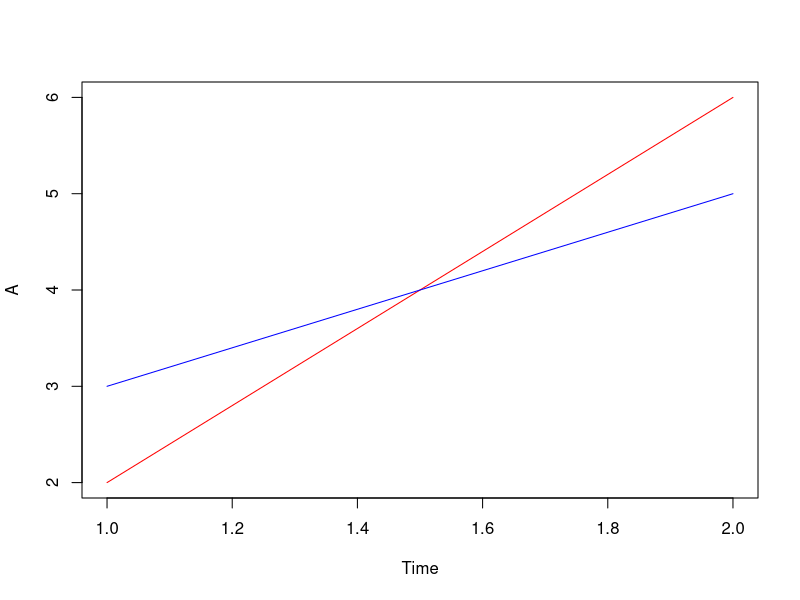
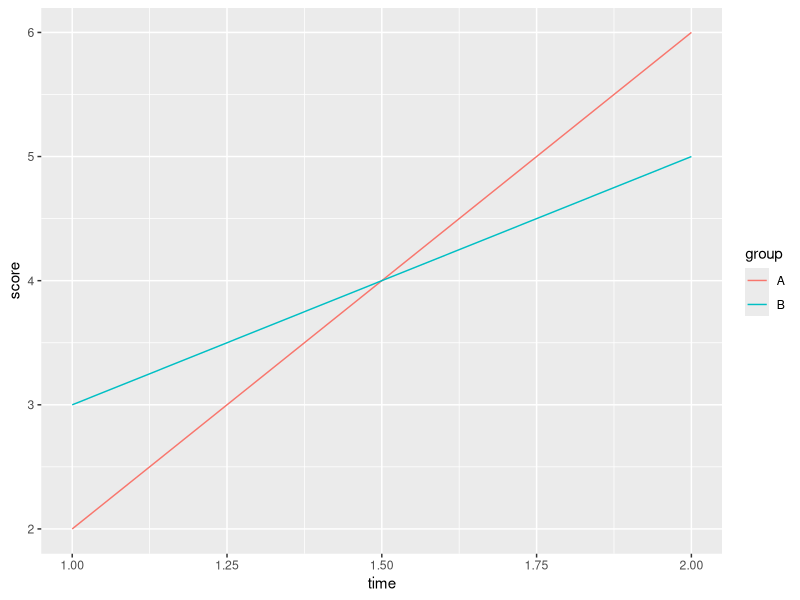
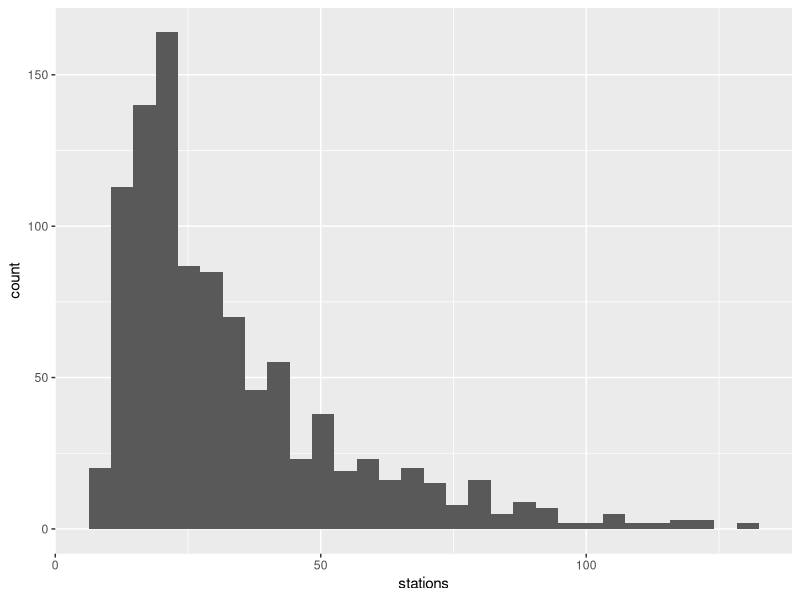
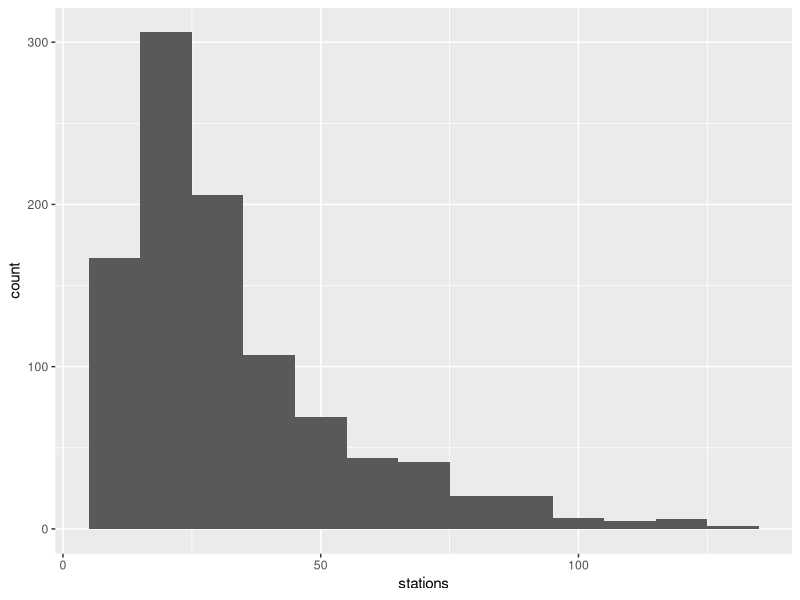
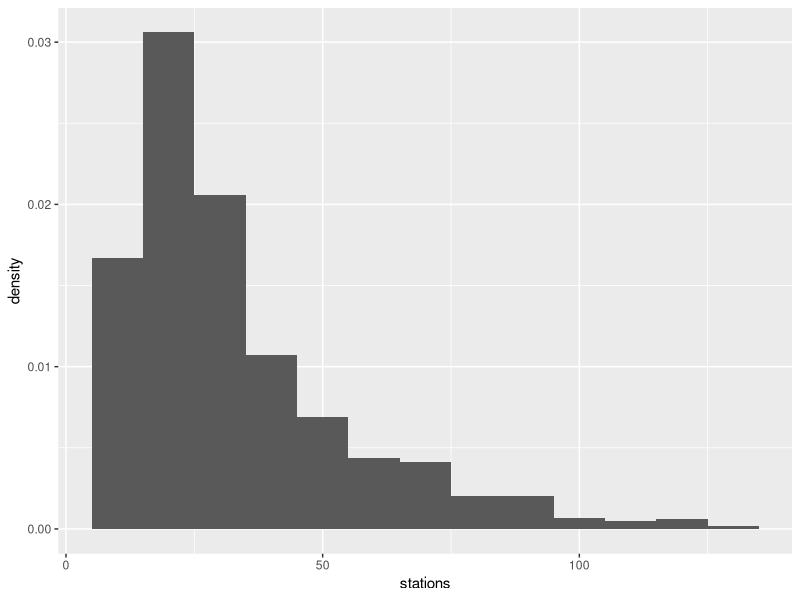
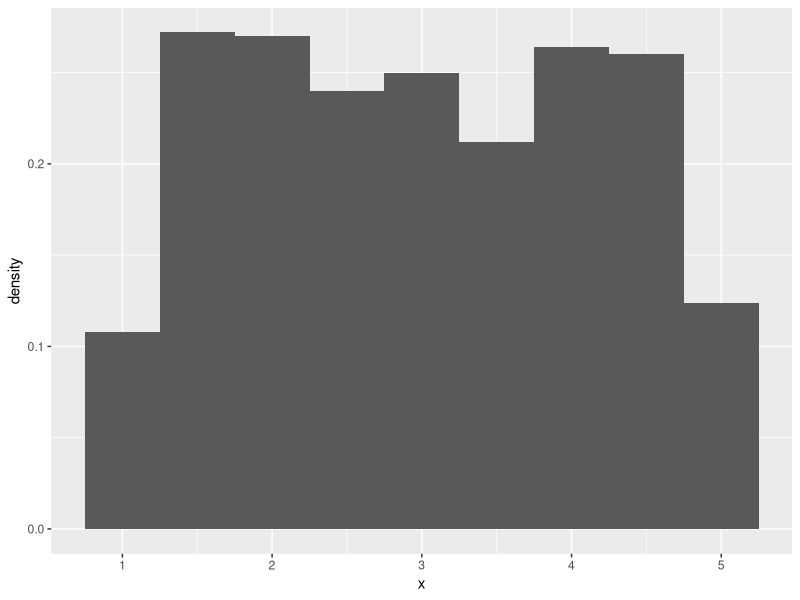
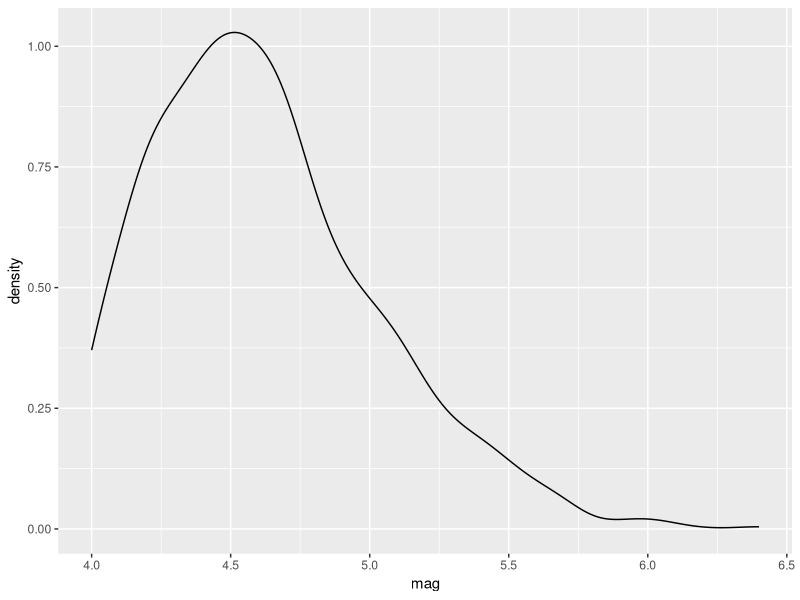

The R script that drew these images, in order:
## ---- chunk 1
options(width=50)
library('ggplot2')
library('tidyr')
## ---- chunk 2
Time <- c(1, 2)
A <- c(2, 6)
B <- c(3, 5)
## ---- chunk 3
plot(Time, A, type='l', col='red')
lines(B, col='blue')
## ---- chunk 4
df <- data.frame(time=Time, A=A, B=B )
df.tidy <- gather(df, key=group, value=score, A:B)
## ---- chunk 5
p <- ggplot(df.tidy, aes(x=time, y=score))
p <- p + geom_line(aes(color=group))
p
## ---- chunk 6
p <- ggplot(data=quakes)
## ---- chunk 7
p <- ggplot(quakes, aes(x=depth, y=mag) )
## ---- chunk 8
p <- ggplot(quakes, aes(x=depth, y=mag))
p <- p + geom_point()  # add 'point' geometry to p
## ---- chunk 9
p <- ggplot(quakes, aes(x=stations))
p <- p + geom_histogram()
p
## ---- chunk 10
p <- ggplot(quakes, aes(x=stations))
p <- p + geom_histogram(binwidth=10)
p
## ---- chunk 11
?geom_histogram
## ---- chunk 12
p <- ggplot(quakes, aes(x=stations))
p <- p + geom_histogram(binwidth=10, 
                        aes(y=..density..))
p
## ---- chunk 13
X <- data.frame(x=runif(1000, 1, 5))
p <- ggplot(data=X, aes(x=x))
p <- p + geom_histogram(binwidth=0.5, 
                        aes(y=..density..))
p
## ---- chunk 14
p <- ggplot(data=quakes, aes(x=mag))
p <- p + geom_density()
p
